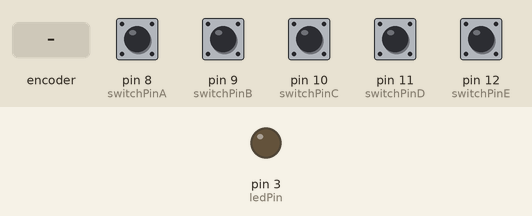
Simulated run of this sketch. Board: Arduino Uno, built with avr-gcc and run on an emulated ATmega328P. Shown: output pins drawn as LEDs (lit = HIGH). Dashed ring = blinking. Inputs (shaded band) come from the test bench; at power-on: pin 8 (switchPinA), pin 9 (switchPinB), pin 10 (switchPinC), pin 11 (switchPinD), pin 12 (switchPinE) LOW.

Above: at 1.8 s.
1.9 s: rotary encoder on pin 8 (switchPinA) / pin 9 (switchPinB) turned 1 step (first pin leading)
At 2.4 s:
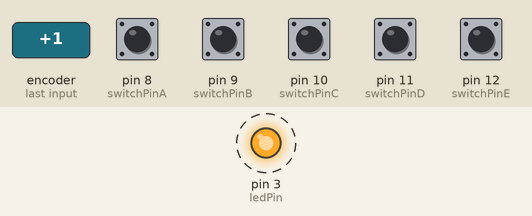
Timing chart, 0 to 11.1 s (numbered marks = the images above; inputs shaded):
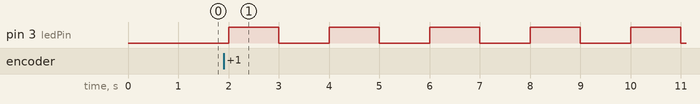

The sketch:

lib_ledx5.ino
```cpp
/*
 * タクトスイッチのON/OFFによってLEDの光り方を変える
 */

#define switchPinA 8
#define switchPinB 9
#define switchPinC 10
#define switchPinD 11
#define switchPinE 12
#define ledPin 3

void setup()
{
  pinMode(switchPinA,INPUT) ;
  pinMode(switchPinB,INPUT) ;
  pinMode(switchPinC,INPUT) ;
  pinMode(switchPinD,INPUT) ;
  pinMode(switchPinE,INPUT) ;
  pinMode(ledPin, OUTPUT);
}

void loop(){
  if (digitalRead(switchPinA) == HIGH) {
    digitalWrite(ledPin, HIGH);
    delay(1000);
    digitalWrite(ledPin, LOW);
    delay(1000);
  }
  else if (digitalRead(switchPinB) == HIGH) {
    digitalWrite(ledPin, HIGH);
    delay(500);
    digitalWrite(ledPin, LOW);
    delay(500);
  }
  else if (digitalRead(switchPinC) == HIGH) {
    digitalWrite(ledPin, HIGH);
    delay(300);
    digitalWrite(ledPin, LOW);
    delay(500);
  }
  else if (digitalRead(switchPinD) == HIGH) {
    digitalWrite(ledPin, HIGH);
    delay(100);
    digitalWrite(ledPin, LOW);
    delay(100);
  }
  else if (digitalRead(switchPinE) == HIGH) {
    digitalWrite(ledPin, HIGH);
    delay(1500);
    digitalWrite(ledPin, LOW);
    delay(500);
  }
  else {
    digitalWrite(ledPin, LOW);
    delay(500);
  }
}
```

Measured:
- after the input at 1.9 s, pin 3 (ledPin): alternates HIGH for 1.0 s and LOW for 1.0 s, starting after 0.10 s
